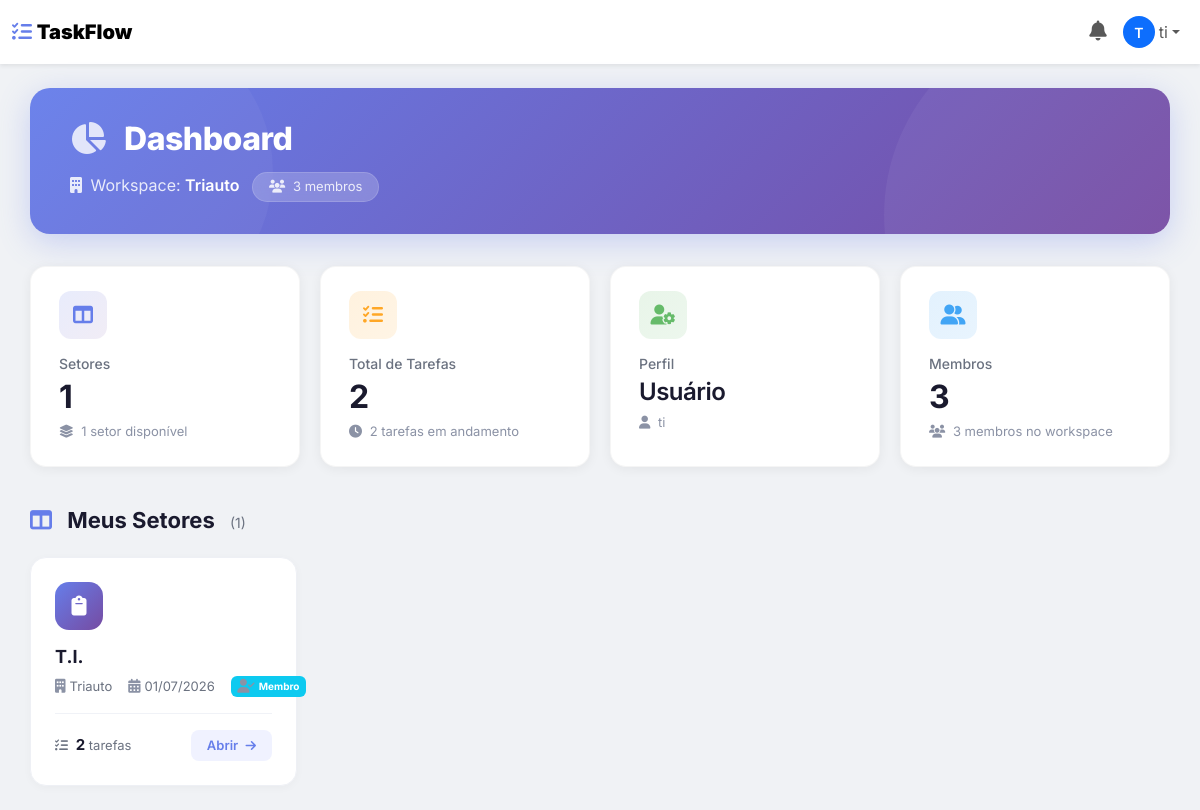
The app's page / (signed in) with its own data.
### main/models.py (models this page shows, shortened)
class User(AbstractUser):
    TIPOS = (
        ("admin", "Administrador"),
        ("gerente", "Gerente"),
        ("usuario", "Usuário"),
    )
    tipo = models.CharField(
        max_length=20,
        choices=TIPOS,
        default="usuario"
    )
    workspace = models.ForeignKey(
        "Workspace",
        on_delete=models.SET_NULL,
        null=True,
        blank=True,
        related_name="usuarios"
    )

class Workspace(models.Model):
    nome = models.CharField(
        max_length=100
    )
    criado_em = models.DateTimeField(
        auto_now_add=True
    )

class Board(models.Model):
    workspace = models.ForeignKey(
        Workspace,
        on_delete=models.CASCADE,
        related_name="boards"
    )
    nome = models.CharField(
        max_length=100
    )
    descricao = models.TextField(
        blank=True
    )
    privado = models.BooleanField(
        default=False
    )
    criado_em = models.DateTimeField(
        auto_now_add=True
    )

### main/views.py (the view)
# urls.py: 2. Add a URL to urlpatterns:  path('', views.home, name='home')
@login_required
def home(request):
    usuario = request.user
    workspace = usuario.workspace
    if usuario.tipo == 'admin':
        boards = Board.objects.all()
    elif usuario.tipo == 'gerente':
        boards = Board.objects.filter(workspace=workspace)
    else:
        boards_ids = BoardMember.objects.filter(
            usuario=usuario
        ).values_list('board_id', flat=True)
        boards = Board.objects.filter(
            workspace=workspace,
            id__in=boards_ids
        )
    usuarios = User.objects.filter(workspace=workspace)
    total_tarefas = Task.objects.filter(board__workspace=workspace).count()
    return render(
        request,
        "home.html",
        {
            "usuario": usuario,
            "workspace": workspace,
            "boards": boards,
            "usuarios": usuarios,
            "total_tarefas": total_tarefas
        }
    )

### main/templates/home.html (shortened to what this page needs)
{% load static %}
<!DOCTYPE html>
<html lang="pt-br">
<head>
    <link rel="stylesheet" href="https://cdnjs.cloudflare.com/ajax/libs/font-awesome/6.5.0/css/all.min.css">
    <link href="https://cdn.jsdelivr.net/npm/bootstrap@5.3.3/dist/css/bootstrap.min.css" rel="stylesheet">
    <link rel="stylesheet" href="{% static 'css/home.css' %}">
</head>
<body>
    {% include 'navbar.html' %}
    <div class="container-dashboard">
        <div class="dashboard-header">
            <h1>
                <i class="fas fa-chart-pie"></i> Dashboard
            </h1>
            <div class="workspace-info">
                <i class="fas fa-building me-1"></i> Workspace: <strong>{{ workspace.nome }}</strong>
                <span class="badge-workspace ms-2">
                    <i class="fas fa-users me-1"></i> {{ usuarios|length }} membros
                </span>
            </div>
        </div>
        <div class="stats-grid">
            <div class="stat-card">
                <div class="stat-icon purple">
                    <i class="fas fa-columns"></i>
                </div>
                <p class="stat-label">Setores</p>
                <h2 class="stat-value">{{ boards|length }}</h2>
                <div class="stat-sub">
                    <i class="fas fa-layer-group me-1"></i>
                    {% if boards|length == 1 %}
                    1 setor disponível
                    {% else %}
                    {{ boards|length }} setores disponíveis
                    {% endif %}
                </div>
            </div>
            <div class="stat-card">
                <div class="stat-icon orange">
                    <i class="fas fa-tasks"></i>
                </div>
                <p class="stat-label">Total de Tarefas</p>
                <h2 class="stat-value">{{ total_tarefas }}</h2>
                <div class="stat-sub">
                    <i class="fas fa-clock me-1"></i>
                    {% if total_tarefas == 0 %}
                    Nenhuma tarefa cadastrada
                    {% elif total_tarefas == 1 %}
                    1 tarefa em andamento
                    {% else %}
                    {{ total_tarefas }} tarefas em andamento
                    {% endif %}
                </div>
            </div>
            <div class="stat-card">
                <div class="stat-icon green">
                    <i class="fas fa-user-cog"></i>
                </div>
                <p class="stat-label">Perfil</p>
                <h2 class="stat-value" style="font-size:24px; font-weight:600;">
                    {{ usuario.get_tipo_display }}
                </h2>
                <div class="stat-sub">
                    <i class="fas fa-user me-1"></i> {{ usuario.username }}
                </div>
            </div>
            <div class="stat-card">
                <div class="stat-icon blue">
                    <i class="fas fa-user-friends"></i>
                </div>
                <p class="stat-label">Membros</p>
                <h2 class="stat-value">{{ usuarios|length }}</h2>
                <div class="stat-sub">
                    <i class="fas fa-users me-1"></i>
                    {% if usuarios|length == 1 %}
                    1 membro no workspace
                    {% else %}
                    {{ usuarios|length }} membros no workspace
                    {% endif %}
                </div>
            </div>
        </div>
        <div class="section-header">
            <h2>
                <i class="fas fa-columns"></i>
                {% if user.tipo == 'usuario' %}
                    Meus Setores
                {% else %}
                    Seus Setores
                {% endif %}
                <span style="font-size:14px; font-weight:400; color:#6b7280; margin-left:10px;">
                    ({{ boards|length }})
                </span>
            </h2>
        </div>
        {% if boards %}
        <div class="boards-grid">
            {% for board in boards %}
            <div class="board-card">
                <div class="board-icon {% cycle '' 'different-color' 'another-color' 'fourth-color' %}">
                    <i class="fas fa-{% cycle 'clipboard' 'folder' 'file-alt' 'list' 'sticky-note' 'tasks' %}"></i>
                </div>
                <h3>{{ board.nome }}</h3>
                <div class="board-meta">
                    <span>
                        <i class="fas fa-building"></i> {{ board.workspace.nome }}
                    </span>
                    <span>
                        <i class="fas fa-calendar-alt"></i> {{ board.criado_em|date:"d/m/Y" }}
                    </span>
                    {% if user.tipo == 'usuario' %}
                    <span class="badge bg-info" style="font-size:10px;">
                        <i class="fas fa-user-check"></i> Membro
                    </span>
                    {% endif %}
                </div>
                <div class="board-footer">
                    <div class="task-count">
                        <i class="fas fa-tasks me-1"></i>
                        <strong>{{ board.tarefas.count }}</strong> tarefas
                    </div>
                    <a href="{% url 'board' board_id=board.id %}" class="btn-open-board">
                        Abrir <i class="fas fa-arrow-right"></i>
                    </a>
                </div>
            </div>
            {% endfor %}
        </div>
        {% endif %}
    </div>
</body>
</html>

### main/templates/navbar.html (shortened to what this page needs)
<nav class="navbar navbar-expand-lg navbar-light bg-white shadow-sm">
    <div class="container-fluid">
        <a class="navbar-brand fw-bold" href="{% url 'home' %}">
            <i class="fas fa-tasks" style="color: #667eea;"></i>
            <strong>TaskFlow</strong>
        </a>
        <div class="collapse navbar-collapse" id="navbarNav">
            <ul class="navbar-nav ms-auto align-items-center">
                <li class="nav-item dropdown" id="notificacoes-dropdown">
                    <a class="nav-link position-relative" href="#" role="button" data-bs-toggle="dropdown" aria-expanded="false" id="sino-notificacoes">
                        <i class="fas fa-bell" style="font-size: 20px;"></i>
                    </a>
                </li>
                <li class="nav-item dropdown">
                    <a class="nav-link dropdown-toggle d-flex align-items-center" href="#" role="button" data-bs-toggle="dropdown">
                        {% if user.avatar %}
                        <img src="{{ user.avatar.url }}" alt="Avatar" class="rounded-circle me-1" style="width: 32px; height: 32px; object-fit: cover;">
                        {% else %}
                        <div class="rounded-circle bg-primary text-white d-inline-flex align-items-center justify-content-center me-1" style="width: 32px; height: 32px; font-size: 14px; font-weight: 600;">
                            {{ user.first_name|first|default:user.username|first|upper }}
                        </div>
                        {% endif %}
                        <span class="d-none d-md-inline">
                            {{ user.first_name|default:user.username }}
                        </span>
                    </a>
                </li>
            </ul>
        </div>
    </div>
</nav>

### records on screen
User: first_name|first "T", first_name "ti", tipo "Usuário", username "ti"
Workspace: nome "Triauto"
Board: nome "T.I.", workspace.nome "Triauto", criado_em "01/07/2026", tarefas.count "2"

### other values on screen
{{ usuarios|length }} "3"
{{ boards|length }} "1"
{{ total_tarefas }} "2"
